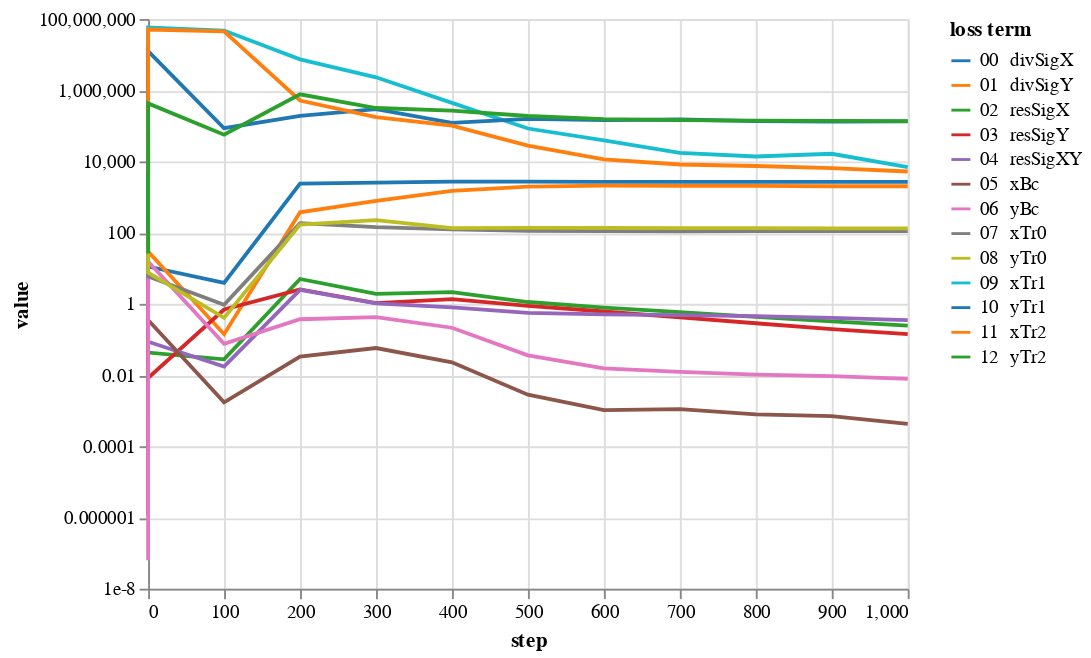

Source (notebook cell):
### Code cell
bcNames = ['xBc','yBc','xTr0','yTr0','xTr1','yTr1','xTr2','yTr2']
# lines = alt.Chart(pd.DataFrame({'step':[1000,3000,4000]})).mark_rule(color='gray').encode(x='step:Q')
lossPlot(losshistory, bcNames)

### Figure 1 — Vega-Lite specification as saved in the notebook (floating-point values rounded to 4 significant figures)
{"config": {"view": {"continuousWidth": 400, "continuousHeight": 300}}, "data": {"name": "data-30049fa991c3454b11e5f99cca08c380"}, "mark": "line", "encoding": {"color": {"type": "nominal", "field": "loss term", "scale": {"scheme": "category10"}, "sort": ["00  divSigX", "01  divSigY", "02  resSigX", "03  resSigY", "04  resSigXY", "05  xBc", "06  yBc", "07  xTr0", "08  yTr0", "09  xTr1", "10  yTr1", "11  xTr2", "12  yTr2"]}, "tooltip": [{"type": "nominal", "field": "loss term"}, {"type": "quantitative", "field": "value"}, {"type": "quantitative", "field": "step"}], "x": {"type": "quantitative", "field": "step"}, "y": {"type": "quantitative", "field": "value", "scale": {"type": "log"}}}, "transform": [{"fold": ["00  divSigX", "01  divSigY", "02  resSigX", "03  resSigY", "04  resSigXY", "05  xBc", "06  yBc", "07  xTr0", "08  yTr0", "09  xTr1", "10  yTr1", "11  xTr2", "12  yTr2"], "as": ["loss term", "value"]}], "$schema": "https://vega.github.io/schema/vega-lite/v4.8.1.json", "datasets": {"data-30049fa991c3454b11e5f99cca08c380": [{"00  divSigX": 325.3, "01  divSigY": 68.46, "02  resSigX": 21130.0, "03  resSigY": 72650.0, "04  resSigXY": 34220.0, "05  xBc": 1.161e-06, "06  yBc": 6.322e-08, "07  xTr0": 83.84, "08  yTr0": 93.67, "09  xTr1": 4884.0, "10  yTr1": 123.0, "11  xTr2": 4724.0, "12  yTr2": 25.84, "step": 0}, {"00  divSigX": 11.18, "01  divSigY": 29.35, "02  resSigX": 0.04281, "03  resSigY": 0.008299, "04  resSigXY": 0.0864, "05  xBc": 0.3502, "06  yBc": 15.44, "07  xTr0": 5.89, "08  yTr0": 7.464, "09  xTr1": 57690000.0, "10  yTr1": 12550000.0, "11  xTr2": 50470000.0, "12  yTr2": 425700.0, "step": 0}, {"00  divSigX": 3.894, "01  divSigY": 0.1403, "02  resSigX": 0.0277, "03  resSigY": 0.6923, "04  resSigXY": 0.01734, "05  xBc": 0.00171, "06  yBc": 0.0754, "07  xTr0": 0.9369, "08  yTr0": 0.4029, "09  xTr1": 47250000.0, "10  yTr1": 85470.0, "11  xTr2": 44650000.0, "12  yTr2": 55990.0, "step": 100}, {"00  divSigX": 2377.0, "01  divSigY": 371.7, "02  resSigX": 5.003, "03  resSigY": 2.545, "04  resSigXY": 2.461, "05  xBc": 0.03304, "06  yBc": 0.3695, "07  xTr0": 185.1, "08  yTr0": 168.2, "09  xTr1": 7349000.0, "10  yTr1": 188900.0, "11  xTr2": 513600.0, "12  yTr2": 768400.0, "step": 200}, {"00  divSigX": 2540.0, "01  divSigY": 773.6, "02  resSigX": 1.904, "03  resSigY": 1.05, "04  resSigXY": 1.036, "05  xBc": 0.05741, "06  yBc": 0.423, "07  xTr0": 142.7, "08  yTr0": 224.1, "09  xTr1": 2302000.0, "10  yTr1": 292800.0, "11  xTr2": 176300.0, "12  yTr2": 316000.0, "step": 300}, {"00  divSigX": 2694.0, "01  divSigY": 1495.0, "02  resSigX": 2.138, "03  resSigY": 1.359, "04  resSigXY": 0.7921, "05  xBc": 0.02278, "06  yBc": 0.2132, "07  xTr0": 122.8, "08  yTr0": 134.2, "09  xTr1": 439300.0, "10  yTr1": 120300.0, "11  xTr2": 101600.0, "12  yTr2": 268200.0, "step": 400}, {"00  divSigX": 2694.0, "01  divSigY": 1959.0, "02  resSigX": 1.125, "03  resSigY": 0.871, "04  resSigXY": 0.5564, "05  xBc": 0.002819, "06  yBc": 0.0358, "07  xTr0": 112.5, "08  yTr0": 135.5, "09  xTr1": 84010.0, "10  yTr1": 156100.0, "11  xTr2": 27650.0, "12  yTr2": 188700.0, "step": 500}, {"00  divSigX": 2673.0, "01  divSigY": 2095.0, "02  resSigX": 0.7878, "03  resSigY": 0.6092, "04  resSigXY": 0.503, "05  xBc": 0.001029, "06  yBc": 0.01539, "07  xTr0": 110.0, "08  yTr0": 135.8, "09  xTr1": 39130.0, "10  yTr1": 144100.0, "11  xTr2": 11460.0, "12  yTr2": 154400.0, "step": 600}, {"00  divSigX": 2652.0, "01  divSigY": 2061.0, "02  resSigX": 0.5835, "03  resSigY": 0.4174, "04  resSigXY": 0.4847, "05  xBc": 0.001108, "06  yBc": 0.01222, "07  xTr0": 108.7, "08  yTr0": 133.2, "09  xTr1": 17380.0, "10  yTr1": 150300.0, "11  xTr2": 8193.0, "12  yTr2": 143600.0, "step": 700}, {"00  divSigX": 2659.0, "01  divSigY": 2069.0, "02  resSigX": 0.4302, "03  resSigY": 0.2853, "04  resSigXY": 0.4517, "05  xBc": 0.0007881, "06  yBc": 0.01031, "07  xTr0": 109.8, "08  yTr0": 133.1, "09  xTr1": 13740.0, "10  yTr1": 136100.0, "11  xTr2": 7426.0, "12  yTr2": 139000.0, "step": 800}, {"00  divSigX": 2648.0, "01  divSigY": 2009.0, "02  resSigX": 0.3213, "03  resSigY": 0.1955, "04  resSigXY": 0.4012, "05  xBc": 0.0007051, "06  yBc": 0.009294, "07  xTr0": 110.1, "08  yTr0": 130.9, "09  xTr1": 16400.0, "10  yTr1": 130200.0, "11  xTr2": 6511.0, "12  yTr2": 136700.0, "step": 900}, {"00  divSigX": 2654.0, "01  divSigY": 2009.0, "02  resSigX": 0.2452, "03  resSigY": 0.1407, "04  resSigXY": 0.3475, "05  xBc": 0.0004244, "06  yBc": 0.007775, "07  xTr0": 110.7, "08  yTr0": 131.5, "09  xTr1": 6934.0, "10  yTr1": 134000.0, "11  xTr2": 5202.0, "12  yTr2": 135400.0, "step": 1000}]}}
